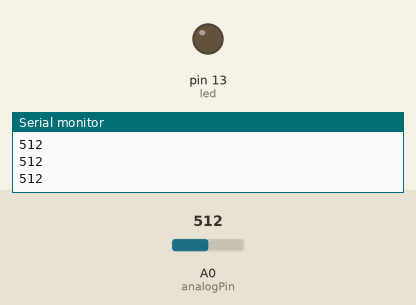
This sketch was run on a simulated Arduino Uno, built with avr-gcc and run on an emulated ATmega328P. On the bench: output pins drawn as LEDs (lit = HIGH), the last lines printed to the serial monitor. Inputs (shaded band) come from the test bench; at power-on: A0 (analogPin) = 512.

Above: at 1.2 s.
1.3 s: A0 (analogPin) set to 590
2.8 s: A0 (analogPin) set to 614
At 3.4 s:
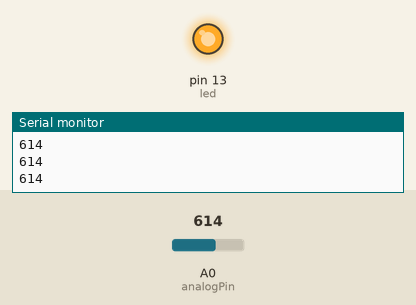
4.3 s: A0 (analogPin) set to 511
At 4.7 s:
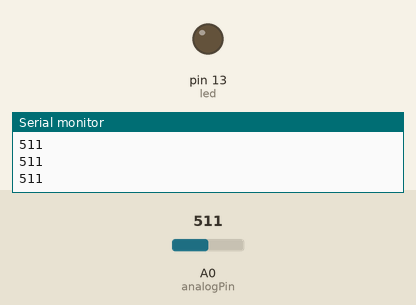
5.8 s: A0 (analogPin) set to 610
At 7.2 s:
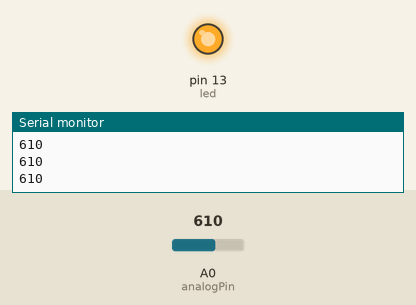
Timing chart, 0 to 8.3 s (numbered marks = the images above; inputs shaded):
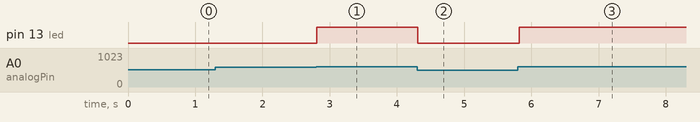

The sketch:

046_WaterSensor.ino
```cpp
//A full description of this module (and many others) can be downloaded at: https://eve_arduino

int analogPin = A0;
int led = 13;
int val = 0;
int data = 0;

void setup()
{
  pinMode(led, OUTPUT);
  Serial.begin(9600);
}

void loop()
{
  val = analogRead(analogPin);
  if (val > 600)
  {
    digitalWrite(led, HIGH);
  }
  else
  {
    digitalWrite(led, LOW);
  }
  Serial.println(val);
  delay(100);
}
```

Measured:
- the behaviour switches between 600 and 601 on A0 (analogPin) (found by bisection; images 0 and 1)
- after the input at 2.8 s, pin 13 (led): LOW → HIGH at once
- after the input at 4.3 s, pin 13 (led): HIGH → LOW at once
- after the input at 5.8 s, pin 13 (led): LOW → HIGH at once
